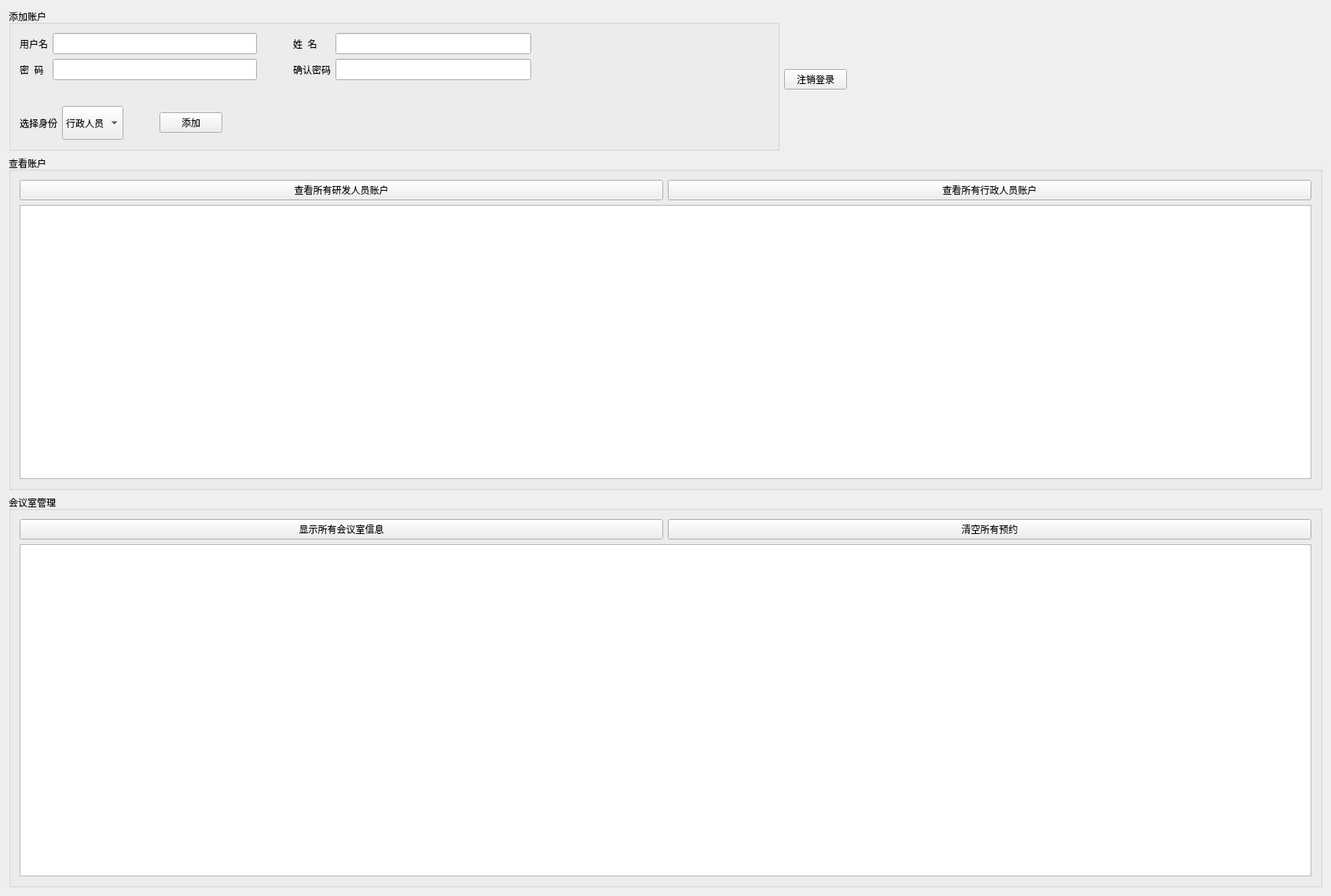
<?xml version="1.0" encoding="UTF-8"?>
<ui version="4.0">
 <class>KAdminWidget</class>
 <widget class="QWidget" name="KAdminWidget">
  <property name="geometry">
   <rect>
    <x>0</x>
    <y>0</y>
    <width>1694</width>
    <height>1141</height>
   </rect>
  </property>
  <property name="windowTitle">
   <string>系统管理员界面</string>
  </property>
  <property name="windowIcon">
   <iconset resource="kroomreserve.qrc">
    <normaloff>:/images/logo.png</normaloff>:/images/logo.png</iconset>
  </property>
  <property name="styleSheet">
   <string notr="true">QWidget#AdminWidget
{
	background-color: rgb(215, 233, 233);
}</string>
  </property>
  <layout class="QVBoxLayout" name="verticalLayout">
   <item>
    <layout class="QHBoxLayout" name="horizontalLayout">
     <item>
      <widget class="QGroupBox" name="groupBox">
       <property name="minimumSize">
        <size>
         <width>981</width>
         <height>181</height>
        </size>
       </property>
       <property name="maximumSize">
        <size>
         <width>981</width>
         <height>181</height>
        </size>
       </property>
       <property name="title">
        <string>添加账户</string>
       </property>
       <layout class="QVBoxLayout" name="verticalLayout_2">
        <item>
         <layout class="QHBoxLayout" name="horizontalLayout_2">
          <item>
           <layout class="QFormLayout" name="formLayout">
            <item row="0" column="0">
             <widget class="QLabel" name="label">
              <property name="minimumSize">
               <size>
                <width>0</width>
                <height>27</height>
               </size>
              </property>
              <property name="text">
               <string>用户名</string>
              </property>
             </widget>
            </item>
            <item row="0" column="1">
             <widget class="QLineEdit" name="userName">
              <property name="minimumSize">
               <size>
                <width>0</width>
                <height>27</height>
               </size>
              </property>
             </widget>
            </item>
            <item row="1" column="0">
             <widget class="QLabel" name="label_3">
              <property name="minimumSize">
               <size>
                <width>0</width>
                <height>27</height>
               </size>
              </property>
              <property name="text">
               <string>密  码</string>
              </property>
             </widget>
            </item>
            <item row="1" column="1">
             <widget class="QLineEdit" name="password">
              <property name="minimumSize">
               <size>
                <width>0</width>
                <height>27</height>
               </size>
              </property>
              <property name="echoMode">
               <enum>QLineEdit::PasswordEchoOnEdit</enum>
              </property>
             </widget>
            </item>
           </layout>
          </item>
          <item>
           <spacer name="horizontalSpacer">
            <property name="orientation">
             <enum>Qt::Horizontal</enum>
            </property>
            <property name="sizeType">
             <enum>QSizePolicy::Fixed</enum>
            </property>
            <property name="sizeHint" stdset="0">
             <size>
              <width>40</width>
              <height>20</height>
             </size>
            </property>
           </spacer>
          </item>
          <item>
           <layout class="QFormLayout" name="formLayout_2">
            <item row="0" column="1">
             <widget class="QLineEdit" name="name">
              <property name="minimumSize">
               <size>
                <width>0</width>
                <height>27</height>
               </size>
              </property>
             </widget>
            </item>
            <item row="1" column="0">
             <widget class="QLabel" name="label_4">
              <property name="text">
               <string>确认密码</string>
              </property>
             </widget>
            </item>
            <item row="1" column="1">
             <widget class="QLineEdit" name="password_2">
              <property name="minimumSize">
               <size>
                <width>0</width>
                <height>27</height>
               </size>
              </property>
              <property name="echoMode">
               <enum>QLineEdit::PasswordEchoOnEdit</enum>
              </property>
             </widget>
            </item>
            <item row="0" column="0">
             <widget class="QLabel" name="label_2">
              <property name="minimumSize">
               <size>
                <width>0</width>
                <height>27</height>
               </size>
              </property>
              <property name="text">
               <string>姓  名</string>
              </property>
             </widget>
            </item>
           </layout>
          </item>
          <item>
           <spacer name="horizontalSpacer_4">
            <property name="orientation">
             <enum>Qt::Horizontal</enum>
            </property>
            <property name="sizeHint" stdset="0">
             <size>
              <width>40</width>
              <height>20</height>
             </size>
            </property>
           </spacer>
          </item>
         </layout>
        </item>
        <item>
         <layout class="QHBoxLayout" name="horizontalLayout_3">
          <item>
           <widget class="QLabel" name="label_5">
            <property name="text">
             <string>选择身份</string>
            </property>
           </widget>
          </item>
          <item>
           <widget class="QComboBox" name="comboBoxIdentity">
            <property name="minimumSize">
             <size>
              <width>0</width>
              <height>43</height>
             </size>
            </property>
            <item>
             <property name="text">
              <string>行政人员</string>
             </property>
            </item>
            <item>
             <property name="text">
              <string>研发人员</string>
             </property>
            </item>
           </widget>
          </item>
          <item>
           <spacer name="horizontalSpacer_2">
            <property name="orientation">
             <enum>Qt::Horizontal</enum>
            </property>
            <property name="sizeType">
             <enum>QSizePolicy::Fixed</enum>
            </property>
            <property name="sizeHint" stdset="0">
             <size>
              <width>40</width>
              <height>20</height>
             </size>
            </property>
           </spacer>
          </item>
          <item>
           <widget class="QPushButton" name="addPeople">
            <property name="text">
             <string>添加</string>
            </property>
           </widget>
          </item>
          <item>
           <spacer name="horizontalSpacer_3">
            <property name="orientation">
             <enum>Qt::Horizontal</enum>
            </property>
            <property name="sizeHint" stdset="0">
             <size>
              <width>40</width>
              <height>20</height>
             </size>
            </property>
           </spacer>
          </item>
         </layout>
        </item>
       </layout>
      </widget>
     </item>
     <item>
      <widget class="QPushButton" name="logoutButton">
       <property name="text">
        <string>注销登录</string>
       </property>
      </widget>
     </item>
     <item>
      <spacer name="horizontalSpacer_5">
       <property name="orientation">
        <enum>Qt::Horizontal</enum>
       </property>
       <property name="sizeHint" stdset="0">
        <size>
         <width>40</width>
         <height>20</height>
        </size>
       </property>
      </spacer>
     </item>
    </layout>
   </item>
   <item>
    <widget class="QGroupBox" name="groupBox_2">
     <property name="minimumSize">
      <size>
       <width>0</width>
       <height>334</height>
      </size>
     </property>
     <property name="title">
      <string>查看账户</string>
     </property>
     <layout class="QGridLayout" name="gridLayout">
      <item row="0" column="0">
       <widget class="QPushButton" name="getCoders">
        <property name="text">
         <string>查看所有研发人员账户</string>
        </property>
       </widget>
      </item>
      <item row="1" column="0" colspan="2">
       <widget class="QTextBrowser" name="textBrowserUsers"/>
      </item>
      <item row="0" column="1">
       <widget class="QPushButton" name="getAdmins">
        <property name="text">
         <string>查看所有行政人员账户</string>
        </property>
       </widget>
      </item>
     </layout>
    </widget>
   </item>
   <item>
    <widget class="QGroupBox" name="groupBox_3">
     <property name="minimumSize">
      <size>
       <width>0</width>
       <height>500</height>
      </size>
     </property>
     <property name="maximumSize">
      <size>
       <width>16777215</width>
       <height>700</height>
      </size>
     </property>
     <property name="title">
      <string>会议室管理</string>
     </property>
     <layout class="QGridLayout" name="gridLayout_2">
      <item row="0" column="0">
       <widget class="QPushButton" name="showRooms">
        <property name="text">
         <string>显示所有会议室信息</string>
        </property>
       </widget>
      </item>
      <item row="0" column="1">
       <widget class="QPushButton" name="clearAllReserve">
        <property name="text">
         <string>清空所有预约</string>
        </property>
       </widget>
      </item>
      <item row="2" column="0" colspan="2">
       <widget class="QTextBrowser" name="textBrowserRooms"/>
      </item>
     </layout>
    </widget>
   </item>
  </layout>
 </widget>
 <layoutdefault spacing="6" margin="11"/>
 <resources>
  <include location="kroomreserve.qrc"/>
 </resources>
 <connections/>
</ui>
